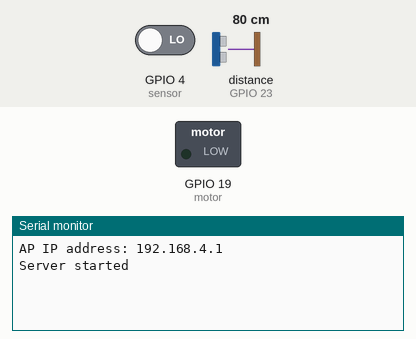
A sketch run on a simulated ESP32. Shown: switched loads named in the sketch (green lamp = pin HIGH), the last lines printed to the serial monitor. The inputs (shaded band) are chosen by the test bench; at power-on: GPIO 4 (sensor) LOW, distance to the obstacle (sensor on GPIO 23) 80 cm. The echo pulse lasts 58.3 µs per cm; random numbers use the default seed unless the sketch sets one; pins used as bus, display or sensor lines are not drawn.

Above: at 1.2 s.
1.3 s: GPIO 4 (sensor) driven HIGH
At 1.31 s:
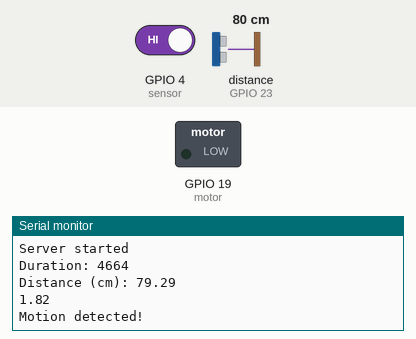
4.3 s: distance to the obstacle (sensor on GPIO 23) set to 120 cm
At 5.1 s:
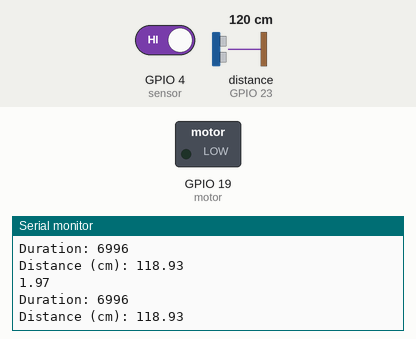
7.3 s: GPIO 4 (sensor) driven LOW
At 8.6 s:
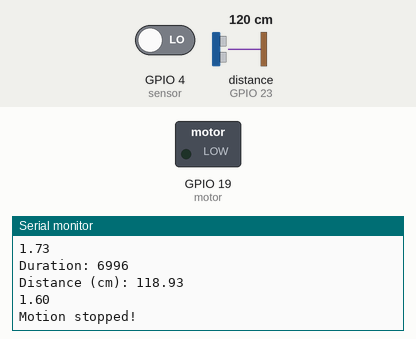
Timing chart, 0 to 10.3 s (numbered marks = the images above; inputs shaded):
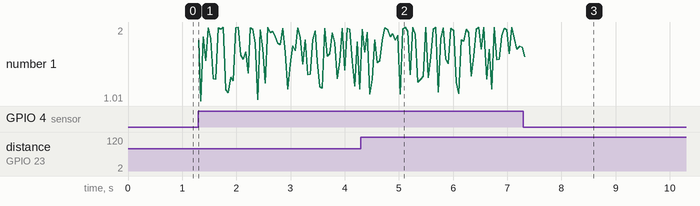

Measured:
- after the input at 1.3 s, the serial monitor: prints a new line at once (image 1)
- after the input at 4.3 s, the serial monitor: prints a new line at once (image 2)
- after the input at 7.3 s, the serial monitor: prints a new line at once (image 3)
- plotted number 1: 1.17 → 1.73 after the input at 4.3 s

The sketch:

sensor_server.ino
```cpp
#include <dummy.h>
#include <Arduino.h>
#include <WiFi.h>
#include <WiFiClient.h>
#include <WiFiAP.h>
#define SOUND_SPEED 0.034

const int sensor = 4;              // the pin that the sensor is atteched to
const int usonic = 23;
int state = LOW;             // by default, no motion detected
int val = 0;                 // variable to store the sensor status (value)
const int trigPin = 17;
const int motor = 19;

long duration;
double distanceCm;
float angleWait;
uint64_t key1, key2, key3, key4;

WiFiServer server(80);

void setup() {
  pinMode(usonic, INPUT);      // initalize usonic as an input
  pinMode(sensor, INPUT);    // initialize sensor as an input
  pinMode(trigPin, OUTPUT); // Sets the trigPin as an Output
  pinMode(motor, OUTPUT);
  Serial.begin(9600);        // initialize serial

  if (!WiFi.softAP("inf network", "potatoes")) {
    Serial.println("Soft AP creation failed.");
    while(1);
  }
  IPAddress myIP = WiFi.softAPIP();
  Serial.print("AP IP address: ");
  Serial.println(myIP);
  server.begin();

  Serial.println("Server started");

  // generate keys
  key1 = 0xAAAAAAAA;
  key2 = 0x55555555;
}

void loop(){
  WiFiClient client = server.available();

  val = digitalRead(sensor);   // read sensor value
  if (val == HIGH) {           // check if the sensor is HIGH
    // Clears the trigPin
    digitalWrite(trigPin, LOW);
    delayMicroseconds(2);
    // Sets the trigPin on HIGH state for 10 micro seconds
    digitalWrite(trigPin, HIGH);
    delayMicroseconds(10);
    digitalWrite(trigPin, LOW);
    duration = pulseIn(usonic, HIGH);
    Serial.print("Duration: ");
    Serial.println(duration);
    distanceCm = duration * SOUND_SPEED/2;
    Serial.print("Distance (cm): ");
    Serial.println(distanceCm);
    digitalWrite(motor, HIGH);
    angleWait = abs(cos(distanceCm + random(-1000, 1000))) + 1.0;
    Serial.println(angleWait);
    delay(angleWait);
    digitalWrite(motor, LOW);

    if (state == LOW) {
      Serial.println("Motion detected!");
      state = HIGH;       // update variable state to HIGH
    }
  }
  else {
    if (state == HIGH){
      Serial.println("Motion stopped!");
      state = LOW;       // update variable state to LOW
    }
    delay(100);
  }

  if (client) {
    String currentLine = "";
    while (client.connected()) {            // loop while the client's connected
      if (client.available()) {             // if there's bytes to read from the client,
        char c = client.read();             // read a byte, then
        if (c == '\n') {                    // if the byte is a newline character

          // if the current line is blank, you got two newline characters in a row.
          // that's the end of the client HTTP request, so send a response:
          if (currentLine.length() == 0) {
            // HTTP headers always start with a response code (e.g. HTTP/1.1 200 OK)
            // and a content-type so the client knows what's coming, then a blank line:
            client.println("HTTP/1.1 200 OK");
            client.println("Content-type:text/plain");
            client.println();

            // the content of the HTTP response follows the header:
            client.print((uint64_t) (distanceCm * 1000) | key1, 16);
            client.print("\n");
            client.print((uint64_t) (distanceCm * 1000) & key1, 16);
            client.print("\n");
            client.print((uint64_t) (distanceCm * 1000) | key2, 16);
            client.print("\n");
            client.print((uint64_t) (distanceCm * 1000) & key2, 16);

            // The HTTP response ends with another blank line:
            client.println();
            // break out of the while loop:
            break;
          } else {    // if you got a newline, then clear currentLine:
            currentLine = "";
          }
        } else if (c != '\r') {  // if you got anything else but a carriage return character,
          currentLine += c;      // add it to the end of the currentLine
        }
      }
    }
    // close the connection:
    client.stop();
    Serial.println("Client Disconnected.");
  }
}
```
